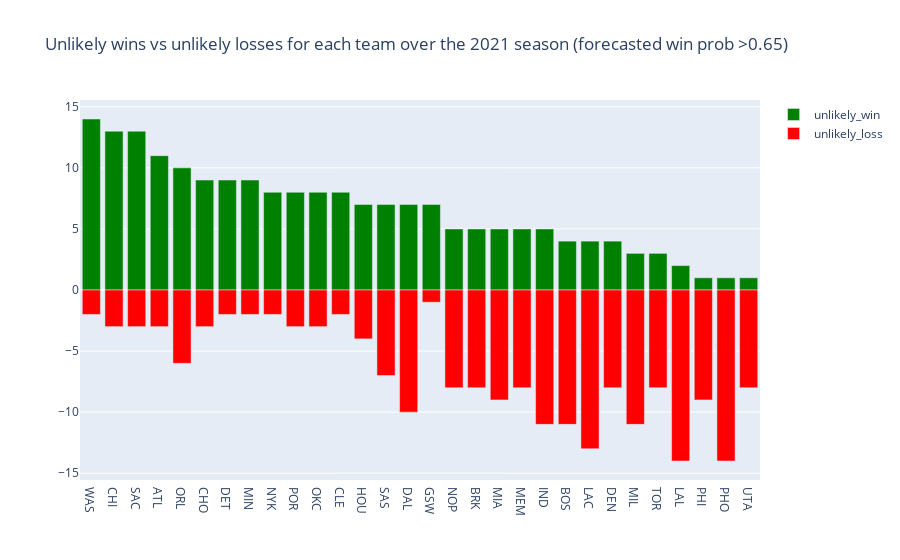

Notebook code for this chart:
### Code cell
fig = go.Figure()

fig.add_trace(go.Bar(
    y = season_unlikely_wins['unlikely_win'],
    x = season_unlikely_wins['team'],
    name = 'unlikely_win',
    orientation = 'v',
    marker_color = 'green',
))

fig.add_trace(go.Bar(
    y = season_unlikely_wins['unlikely_loss'],
    x = season_unlikely_wins['team'],
    name = 'unlikely_loss',
    orientation = 'v',
    marker_color = 'red',
))

fig.update_layout(
    barmode = 'relative',
    title = f"Unlikely wins vs unlikely losses for each team over the {season} season (forecasted win prob >{likely_win_pct})"
)
fig.show()

### Figure 1 — Plotly figure (JSON) as saved in the notebook; plotly's stock layout.template omitted (floating-point values rounded to 4 significant figures)
{"data": [{"marker": {"color": "green"}, "name": "unlikely_win", "orientation": "v", "type": "bar", "x": ["WAS", "CHI", "SAC", "ATL", "ORL", "CHO", "DET", "MIN", "NYK", "POR", "OKC", "CLE", "HOU", "SAS", "DAL", "GSW", "NOP", "BRK", "MIA", "MEM", "IND", "BOS", "LAC", "DEN", "MIL", "TOR", "LAL", "PHI", "PHO", "UTA"], "y": [14, 13, 13, 11, 10, 9, 9, 9, 8, 8, 8, 8, 7, 7, 7, 7, 5, 5, 5, 5, 5, 4, 4, 4, 3, 3, 2, 1, 1, 1]}, {"marker": {"color": "red"}, "name": "unlikely_loss", "orientation": "v", "type": "bar", "x": ["WAS", "CHI", "SAC", "ATL", "ORL", "CHO", "DET", "MIN", "NYK", "POR", "OKC", "CLE", "HOU", "SAS", "DAL", "GSW", "NOP", "BRK", "MIA", "MEM", "IND", "BOS", "LAC", "DEN", "MIL", "TOR", "LAL", "PHI", "PHO", "UTA"], "y": [-2, -3, -3, -3, -6, -3, -2, -2, -2, -3, -3, -2, -4, -7, -10, -1, -8, -8, -9, -8, -11, -11, -13, -8, -11, -8, -14, -9, -14, -8]}], "layout": {"barmode": "relative", "title": {"text": "Unlikely wins vs unlikely losses for each team over the 2021 season (forecasted win prob >0.65)"}}}
